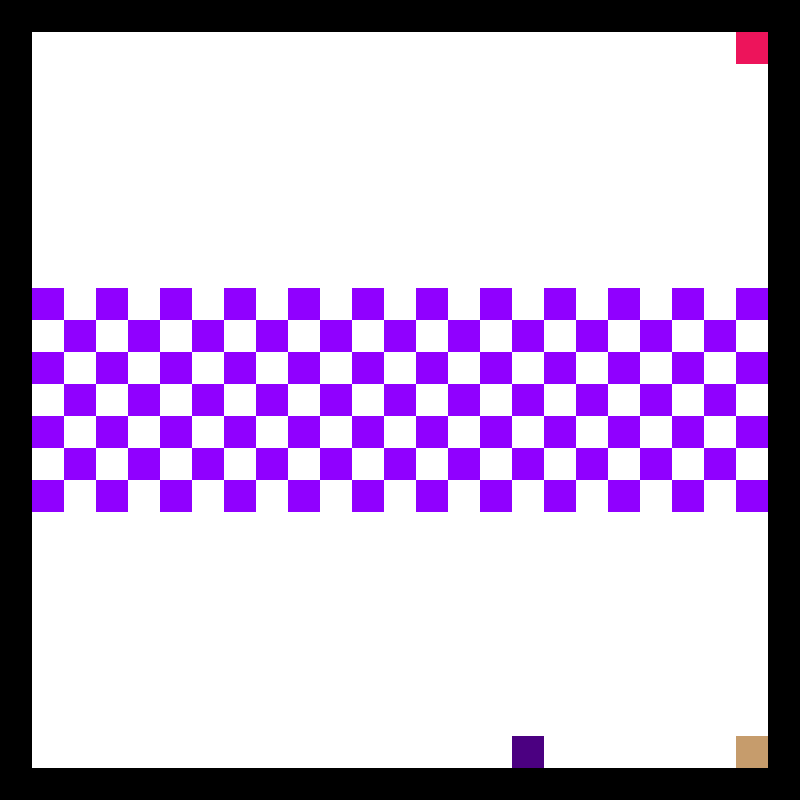

This game map was drawn from its Tiled (.tmx) file and the tilesets committed beside it. A one-line description and the trimmed map source follow:
An orthogonal 25x25 tile map with 32x32 px tiles, 1 tile layer (Tile Layer 1).

<map version="1.0" orientation="orthogonal" width="25" height="25" tilewidth="32" tileheight="32">
 <tileset firstgid="1" name="map" tilewidth="32" tileheight="32">
  <image source="map.png" width="640" height="640" />
  <tile id="0">
   <properties>
    <property name="name" value="floor" />
   </properties>
  </tile>
  <tile id="1">
   <properties>
    <property name="name" value="white" />
   </properties>
  </tile>
  <tile id="2">
   <properties>
    <property name="name" value="spawn" />
   </properties>
  </tile>
  <tile id="3">
   <properties>
    <property name="name" value="red" />
   </properties>
  </tile>
  <tile id="4">
   <properties>
    <property name="name" value="orange" />
   </properties>
  </tile>
  <tile id="5">
   <properties>
    <property name="name" value="yellow" />
   </properties>
  </tile>
  <tile id="6">
   <properties>
    <property name="name" value="green" />
   </properties>
  </tile>
  <tile id="7">
   <properties>
    <property name="name" value="blue" />
   </properties>
  </tile>
  <tile id="8">
   <properties>
    <property name="name" value="indigo" />
   </properties>
  </tile>
  <tile id="9">
   <properties>
    <property name="name" value="violet" />
   </properties>
  </tile>
  <tile id="10">
   <properties>
    <property name="name" value="wall" />
   </properties>
  </tile>
  <tile id="11">
   <properties>
    <property name="name" value="goal" />
   </properties>
  </tile>
 </tileset>
 <layer name="Tile Layer 1" width="25" height="25">
  <data>[625 cells, 625 non-empty, 6 distinct tile ids]</data>
 </layer>
</map>
